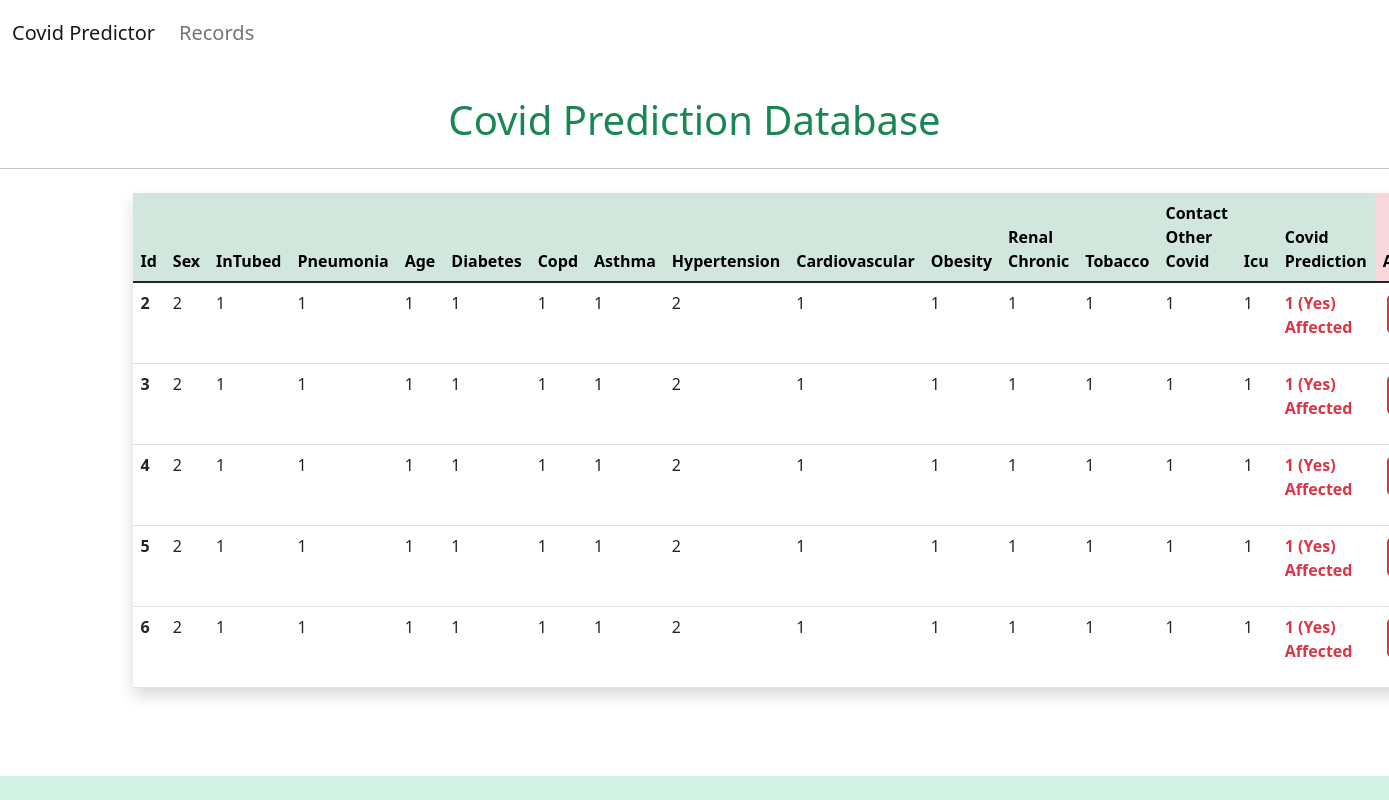
The app's page /records/ with its own data.
### covidprediction/models.py (models this page shows, shortened)
class CovidPrediction(models.Model):
    sex = models.IntegerField()
    intubed = models.IntegerField()
    pneumonia = models.IntegerField()
    age = models.IntegerField()
    diabetes = models.IntegerField()
    copd = models.IntegerField()
    asthma = models.IntegerField()
    hypertension = models.IntegerField()
    cardiovascular = models.IntegerField()
    obesity = models.IntegerField()
    renal_chronic = models.IntegerField()
    tobacco = models.IntegerField()
    contact_other_covid = models.IntegerField()
    icu = models.IntegerField()
    classification = models.IntegerField()

### covidprediction/views.py (the view)
# urls.py: path('records/', views.db_record, name='records'),
def db_record(request):
    covid_predictions = CovidPrediction.objects.all()
    context = {
        'covid_records': covid_predictions
    }
    return render(request, 'database.html', context)

### covidprediction/templates/database.html
{% extends 'base.html' %}
{% block content %}
    <h1 class='text-center text-success mt-4 p-2'>Covid Prediction Database</h1>
    <hr>
    <div class='container p-2'>
            <table class="table p-2 shadow rounded">
            <thead>
                <tr>
                <th class='table-success' scope="col">Id</th>
                <th class='table-success' scope="col">Sex</th>
                <th class='table-success' scope="col">InTubed</th>
                <th class='table-success' scope="col">Pneumonia</th>
                <th class='table-success' scope="col">Age</th>
                <th class='table-success' scope="col">Diabetes</th>
                <th class='table-success' scope="col">Copd</th>
                <th class='table-success' scope="col">Asthma</th>
                <th class='table-success' scope="col">Hypertension</th>
                <th class='table-success' scope="col">Cardiovascular</th>
                <th class='table-success' scope="col">Obesity</th>
                <th class='table-success' scope="col">Renal Chronic</th>
                <th class='table-success' scope="col">Tobacco</th>
                <th class='table-success' scope="col">Contact Other Covid</th>
                <th class='table-success' scope="col">Icu</th>
                <th class='table-success' scope="col">Covid Prediction</th>
                <th class='table-danger' scope="col">Action</th>
                </tr>
            </thead>
            <tbody>
                {% if covid_records %}
                    {% for data in covid_records %}
                        <tr>
                            <th scope="row">{{ data.id }}</th>
                            <td>{{ data.sex }}</td>
                            <td>{{ data.intubed  }}</td>
                            <td>{{ data.pneumonia }}</td>
                            <td>{{ data.age }}</td>
                            <td>{{ data.diabetes  }}</td>
                            <td>{{ data.copd }}</td>
                            <td>{{ data.asthma }}</td>
                            <td>{{ data.hypertension }}</td>
                            <td>{{ data.cardiovascular }}</td>
                            <td>{{ data.obesity }}</td>
                            <td>{{ data.renal_chronic }}</td>
                            <td>{{ data.tobacco }}</td>
                            <td>{{ data.contact_other_covid }}</td>
                            <td>{{ data.icu }}</td>
                            <td>
                                <b>
                                    {% if data.classification == 1 %}
                                    <p class='text-danger'> {{ data.classification }} (Yes) Affected </p>
                                        {% else %}
                                    <p class='text-success'>  {{ data.classification }} (No) You Are Safe
                                    {% endif%}
                                </b>
                            </td>
                            <td>
                               <a href="{% url 'delete' data.id %}" class="btn btn-danger m-1"> Delete </a>
                            </td>
                        </tr>
                    {% endfor %}
                {% else %}
                    <p>No Data in The Database so Far!</p>
                {% endif %}
            </tbody>
        </table>
    </div>
{% endblock  %}

### covidprediction/templates/base.html (shortened to what this page needs)
<!DOCTYPE html>
<html>
    <head>
        <link href="https://cdn.jsdelivr.net/npm/bootstrap@5.1.3/dist/css/bootstrap.min.css" rel="stylesheet">
    </head>
    <body style="margin-top: 2px; margin-bottom: 10px; background-position: center !important; background-size: cover !important; background-repeat: no-repeat !important; background: url('https://www.wallpapertip.com/wmimgs/217-2176491_the-effects-of-temperature-and-humidity-on-cov.jpg')">
    <nav class="navbar navbar-expand-lg navbar-light  bg-light" style="background-color: transparent !important; text-style: bold; font-size: 20px">
  <div class="container-fluid">
    <a class="navbar-brand" href="{% url 'home' %}" style="text-style: bold; font-size: 20px">Covid Predictor</a>
    <div class="collapse navbar-collapse" id="navbarSupportedContent">
      <ul class="navbar-nav me-auto mb-2 mb-lg-0">
        <li class="nav-item">
          <a class="nav-link" href="{% url 'records' %}">Records</a>
        </li>
      </ul>
    </div>
  </div>
</nav>
    {% block content %}
    {% endblock %}
    <footer style="position: fixed; left: 0; bottom: 0; width: 100%; background-color: #D1F3E6"  class="pt-2 pb-2">
    </footer>
  </body>
</html>

### records on screen
CovidPrediction: id "2", sex "2", intubed "1", pneumonia "1", age "1", diabetes "1", copd "1", asthma "1", hypertension "2", cardiovascular "1", obesity "1", renal_chronic "1", tobacco "1", contact_other_covid "1", icu "1", classification "1"
CovidPrediction: id "3", sex "2", intubed "1", pneumonia "1", age "1", diabetes "1", copd "1", asthma "1", hypertension "2", cardiovascular "1", obesity "1", renal_chronic "1", tobacco "1", contact_other_covid "1", icu "1", classification "1"
CovidPrediction: id "4", sex "2", intubed "1", pneumonia "1", age "1", diabetes "1", copd "1", asthma "1", hypertension "2", cardiovascular "1", obesity "1", renal_chronic "1", tobacco "1", contact_other_covid "1", icu "1", classification "1"
CovidPrediction: id "5", sex "2", intubed "1", pneumonia "1", age "1", diabetes "1", copd "1", asthma "1", hypertension "2", cardiovascular "1", obesity "1", renal_chronic "1", tobacco "1", contact_other_covid "1", icu "1", classification "1"
CovidPrediction: id "6", sex "2", intubed "1", pneumonia "1", age "1", diabetes "1", copd "1", asthma "1", hypertension "2", cardiovascular "1", obesity "1", renal_chronic "1", tobacco "1", contact_other_covid "1", icu "1", classification "1"
